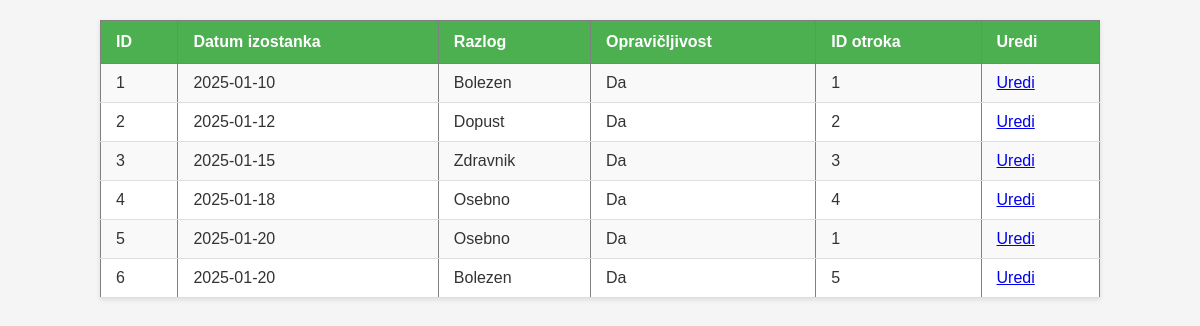
Screenshot of /podstrani/izostanki/uredi_izostanki.php with the database file from the repository.
### tables this page shows
CREATE TABLE izostanki (
  id INT AUTO_INCREMENT PRIMARY KEY,
  datum_izostanka DATE,
  razlog VARCHAR(50),
  opravicljivost VARCHAR(15),
  id_otroka INT,
  id_ucitelja INT,
  FOREIGN KEY (id_otroka) REFERENCES otroci(id),
  FOREIGN KEY (id_ucitelja) REFERENCES ucitelji(id)
);

### podstrani/izostanki/uredi_izostanki.php (the view, shortened to what this page needs)
<link rel="stylesheet" href="../css/izpis.css">
<?php
include "../povezava.php";
$sql = "SELECT id, datum_izostanka, razlog, opravicljivost, id_otroka FROM izostanki";
$result = mysqli_query($conn, $sql);
if (mysqli_num_rows($result) > 0) {
    echo "<table border='1'>";
    echo "<tr>
            <th>ID</th>
            <th>Datum izostanka</th>
            <th>Razlog</th>
            <th>Opravičljivost</th>
            <th>ID otroka</th>
            <th>Uredi</th>
          </tr>";
    while($row = mysqli_fetch_assoc($result)) {
        echo "<tr>";
        echo "<td>" . $row['id'] . "</td>";
        echo "<td>" . $row['datum_izostanka'] . "</td>";
        echo "<td>" . $row['razlog'] . "</td>";
        echo "<td>" . ($row['opravicljivost'] ? "Da" : "Ne") . "</td>";
        echo "<td>" . $row['id_otroka'] . "</td>";
        echo '<td><a href="uredi_izostanki_obrazec.php?id='.$row["id"].'&datum='.$row["datum_izostanka"].'&razlog='.$row["razlog"].'&opravicljivost='.$row["opravicljivost"].'&id_otroka='.$row["id_otroka"].'">Uredi</a></td>';
        echo "</tr>";
    }
    echo "</table>";
} else {
    echo "Ni podatkov v tabeli izostanki.";
}
?>

### podstrani/css/izpis.css (style rules this page uses)
table { border-collapse: collapse; width: 100%; max-width: 1000px; margin: 20px auto; background-color: #fff; box-shadow: 0 2px 5px rgba(0,0,0,0.1); }
th { background-color: #4CAF50; color: white; padding: 12px 15px; text-align: left; }
td { padding: 10px 15px; border-bottom: 1px solid #ddd; }
tr:nth-child(even) { background-color: #f9f9f9; }

### rows the page displays
izostanki: id "1", datum_izostanka "2025-01-10", razlog "Bolezen", opravicljivost "Da", id_otroka "1"
izostanki: id "2", datum_izostanka "2025-01-12", razlog "Dopust", opravicljivost "Da", id_otroka "2"
izostanki: id "3", datum_izostanka "2025-01-15", razlog "Zdravnik", opravicljivost "Da", id_otroka "3"
izostanki: id "4", datum_izostanka "2025-01-18", razlog "Osebno", opravicljivost "Da", id_otroka "4"
izostanki: id "5", datum_izostanka "2025-01-20", razlog "Osebno", opravicljivost "Da", id_otroka "1"
izostanki: id "6", datum_izostanka "2025-01-20", razlog "Bolezen", opravicljivost "Da", id_otroka "5"
